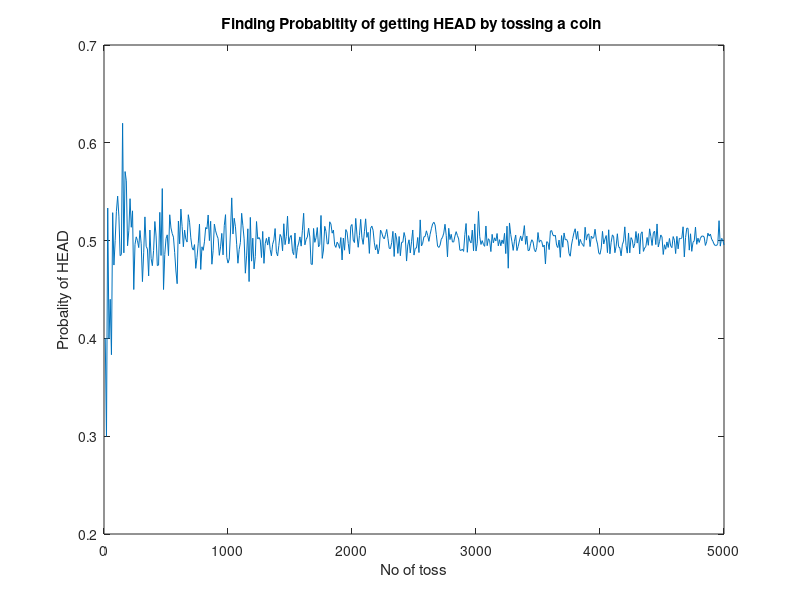

Write the MATLAB code that produced this figure.
n=500;
toss=10;
count=0;
probability=0;
cmptoss=zeros(1,n);
no_toss=zeros(1,n);
for i=1:n
    a=(round(rand(1,toss)*100));
    for j=1:toss
        if (mod(a(j),2)==0)
            count=count+1;
        end
    end
    probability=count/toss;
    cmptoss(i)=probability;
    no_toss(i)=toss;
    toss=toss+10;
    count=0;
end
plot(no_toss,cmptoss)
xlabel('No of toss')
ylabel('Probality of HEAD')
title('Finding Probabitity of getting HEAD by tossing a coin ')


